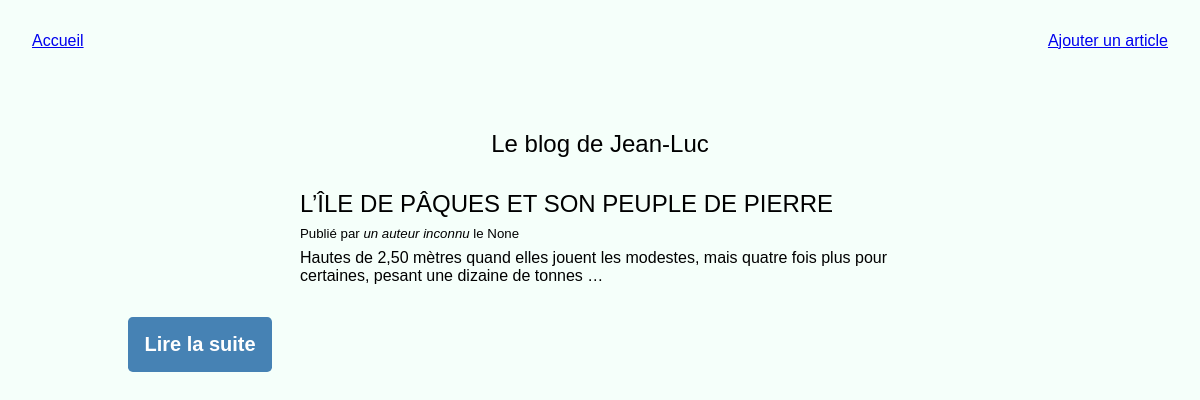
Page /blog/ (signed in) on the committed database.
### posts/models.py (models this page shows, shortened)
class BlogPost(models.Model):
    title = models.CharField(max_length=255, unique=True, verbose_name='Titre')
    slug = models.SlugField(max_length=255, unique=True, blank='Titre')
    author = models.ForeignKey(User, on_delete=models.SET_NULL, blank=True, null=True)
    last_updated = models.DateTimeField(auto_now=True)
    created_on = models.DateField(blank=True, null=True)
    published = models.BooleanField(default=False, verbose_name='Publié')
    content = models.TextField(blank=True, verbose_name='Contenu')
    thumbnail = models.ImageField(blank=True, upload_to='blog')
    class Meta:
        ordering = ['-created_on']
        verbose_name = 'Article'
    @property
    def author_or_default(self):
        return self.author.username if self.author else 'un auteur inconnu'

### posts/views.py (the view)
# urls.py: path('', views.BlogHome.as_view(), name='home'),
class BlogHome(ListView):
    model = BlogPost
    context_object_name = 'posts'
    def get_queryset(self):
        queryset = super().get_queryset()
        if self.request.user.is_authenticated:
            return queryset
        return queryset.filter(published=True)

### posts/templates/posts/blogpost_list.html (shortened to what this page needs)
{% extends 'base.html' %}
{% block content %}
<h1>Le blog de Jean-Luc</h1>
{% for post in posts %}
    <article>
        <div class="post-title">
            <h2>{{post.title|upper}}</h2>
        </div>
        <h5 class="post-author">Publié par <i>{{post.author_or_default}}</i> le {{post.created_on}}</h5>
        <p class="post-excerpt">{{post.content|safe|truncatewords:20}}</p>
    </article>
    <div class="lien">
        <form action="{% url 'posts:show' pk=post.id %}">
            <button class="btn btn-submit">Lire la suite</button>
        </form>
    </div>
{% endfor %}
{% endblock %}

### posts/static/css/style.css (style rules this page uses)
body { font-family: 'Raleway', sans-serif; background-color:mintcream; }
#blog article { width: 50%; margin-top: 2rem; }
.post-title { display: flex; align-items: center; }
.post-author { margin: .5rem 0; }
.post-excerpt { margin-bottom: 2rem; }
.lien { display: flex; align-items: left; margin-right: 800px; }
.btn { padding: 1rem; border: none; font-weight: 600; font-size: 1.25rem; border-radius: .3rem; color:white; width: 100%; cursor: pointer; }
.btn-submit { background-color: steelblue; }

### rows in the picture
BlogPost: title "L’ÎLE DE PÂQUES ET SON PEUPLE DE PIERRE", author_or_default "un auteur inconnu", created_on "None", content "Hautes de 2,50 mètres quand elles jouent les modestes, mais quatre fois plus pour certaines, pesant une dizaine de tonnes …"
